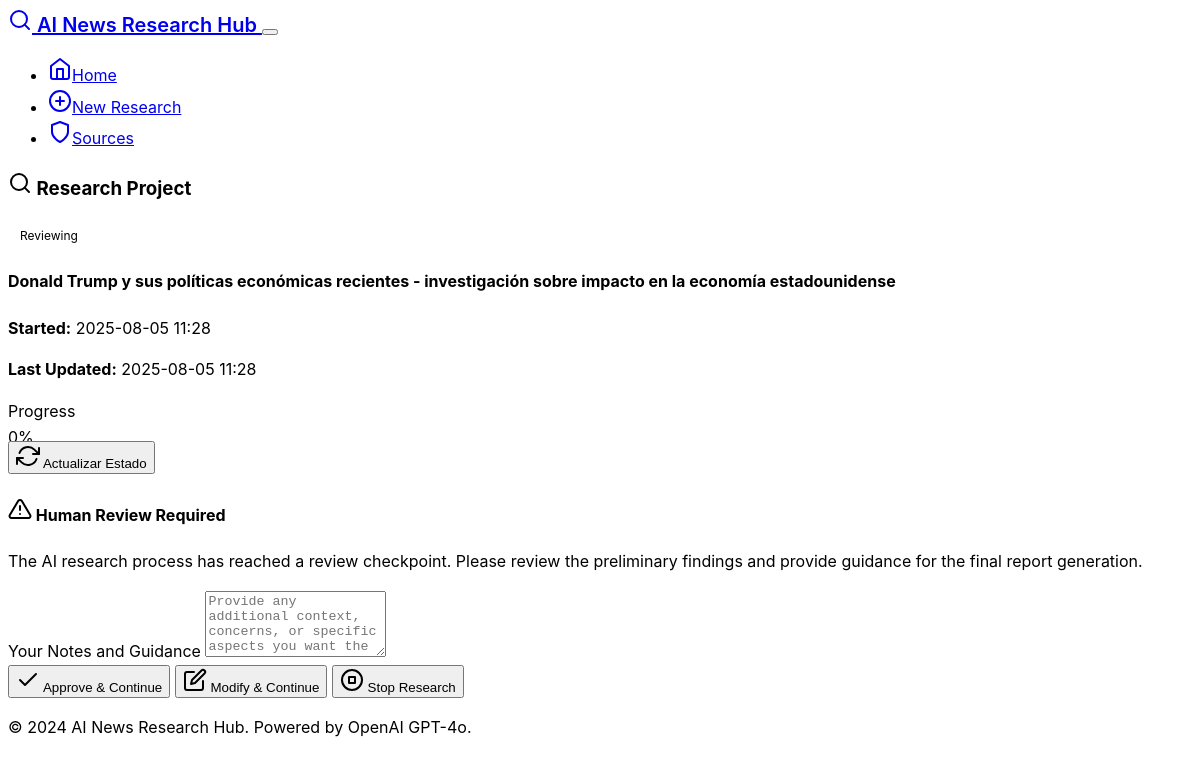
Screenshot of /project/2 with the database file from the repository.
### models.py (models this page shows)
class ResearchProject(db.Model):
    id = db.Column(db.Integer, primary_key=True)
    topic = db.Column(db.String(500), nullable=False)
    status = db.Column(db.String(50), default='initialized')  # initialized, analyzing, interviewing, reviewing, completed
    created_at = db.Column(db.DateTime, default=datetime.utcnow)
    updated_at = db.Column(db.DateTime, default=datetime.utcnow, onupdate=datetime.utcnow)
    final_report = db.Column(db.Text)
    human_notes = db.Column(db.Text)
    analysts = db.relationship('Analyst', backref='project', lazy=True, cascade='all, delete-orphan')
    interviews = db.relationship('Interview', backref='project', lazy=True, cascade='all, delete-orphan')

### routes.py (the view)
@app.route('/project/<int:project_id>')
def project_status(project_id):
    project = ResearchProject.query.get_or_404(project_id)
    analysts = Analyst.query.filter_by(project_id=project_id).all()
    interviews = Interview.query.filter_by(project_id=project_id).all()
    total_interviews = len(interviews)
    completed_interviews = len([i for i in interviews if i.status == 'completed'])
    progress = (completed_interviews / total_interviews * 100) if total_interviews > 0 else 0
    return render_template('research.html',
                         project=project,
                         analysts=analysts,
                         interviews=interviews,
                         progress=progress)

### templates/research.html (shortened to what this page needs)
{% extends "base.html" %}
{% block content %}
{% if not project %}
<div class="row">
    <div class="col-lg-8 mx-auto">
        <div class="card">
            <div class="card-header">
                <h3 class="mb-0">
                    <i data-feather="search" class="me-2"></i>
                    Start New Research Project
                </h3>
            </div>
            <div class="card-body">
                <form method="POST">
                    <div class="mb-4">
                        <label for="topic" class="form-label">Research Topic</label>
                        <textarea class="form-control form-control-lg"
                                  id="topic"
                                  name="topic"
                                  rows="3"
                                  placeholder="Enter the topic you want to research (e.g., 'Climate change impacts on agriculture', 'Latest developments in AI safety', 'COVID-19 vaccine effectiveness')"
                                  required></textarea>
                        <div class="form-text">
                            Be specific about what you want to investigate. The AI analysts will be specialized based on your topic.
                        </div>
                    </div>
                    <div class="d-grid">
                        <button type="submit" class="btn btn-primary btn-lg">
                            <i data-feather="play" class="me-2"></i>
                            Start Research
                        </button>
                    </div>
                </form>
            </div>
        </div>
        <div class="mt-5">
            <h4 class="mb-3">
                <i data-feather="info" class="me-2"></i>
                What Happens Next?
            </h4>
            <div class="list-group">
                <div class="list-group-item">
                    <div class="d-flex w-100 justify-content-between align-items-center">
                        <div>
                            <h6 class="mb-1">
                                <i data-feather="users" class="me-2 text-primary"></i>
                                AI Analyst Team Generation
                            </h6>
                            <p class="mb-1">Specialized AI analysts will be created based on your topic</p>
                        </div>
                    </div>
                </div>
                <div class="list-group-item">
                    <div class="d-flex w-100 justify-content-between align-items-center">
                        <div>
                            <h6 class="mb-1">
                                <i data-feather="message-square" class="me-2 text-primary"></i>
                                Expert Interview Process
                            </h6>
                            <p class="mb-1">Each analyst will interview relevant AI experts in parallel</p>
                        </div>
                    </div>
                </div>
                <div class="list-group-item">
                    <div class="d-flex w-100 justify-content-between align-items-center">
                        <div>
                            <h6 class="mb-1">
                                <i data-feather="eye" class="me-2 text-warning"></i>
                                Human Review Checkpoint
                            </h6>
                            <p class="mb-1">You'll have the opportunity to review and refine the process</p>
                        </div>
                    </div>
                </div>
                <div class="list-group-item">
                    <div class="d-flex w-100 justify-content-between align-items-center">
                        <div>
                            <h6 class="mb-1">
                                <i data-feather="file-text" class="me-2 text-success"></i>
                                Final Report Generation
                            </h6>
                            <p class="mb-1">AI Technical Writer compiles all insights into a comprehensive report</p>
                        </div>
                    </div>
                </div>
            </div>
        </div>
    </div>
</div>
{% else %}
<div class="row">
    <div class="col-12">
        <div class="card mb-4">
            <div class="card-header">
                <div class="d-flex justify-content-between align-items-center">
                    <h3 class="mb-0">
                        <i data-feather="search" class="me-2"></i>
                        Research Project
                    </h3>
                    <span class="badge fs-6
                        {% if project.status == 'completed' %}bg-success
                        {% elif project.status == 'error' %}bg-danger
                        {% elif project.status == 'reviewing' %}bg-warning
                        {% else %}bg-info{% endif %}">
                        {{ project.status.title() }}
                    </span>
                </div>
            </div>
            <div class="card-body">
                <h4 class="mb-3">{{ project.topic }}</h4>
                <div class="row">
                    <div class="col-md-6">
                        <p><strong>Started:</strong> {{ project.created_at.strftime('%Y-%m-%d %H:%M') }}</p>
                        <p><strong>Last Updated:</strong> {{ project.updated_at.strftime('%Y-%m-%d %H:%M') }}</p>
                    </div>
                    <div class="col-md-6">
                        {% if progress is defined %}
                        <div class="mb-3">
                            <label class="form-label">Progress</label>
                            <div class="progress">
                                <div class="progress-bar" style="width: {{ progress }}%">{{ "%.0f"|format(progress) }}%</div>
                            </div>
                        </div>
                        {% endif %}
                    </div>
                </div>
                <div class="mt-3">
                    <button type="button"
                            class="btn btn-outline-secondary"
                            onclick="refreshStatus()">
                        <i data-feather="refresh-cw" class="me-2"></i>
                        Actualizar Estado
                    </button>
                </div>
            </div>
        </div>
        {% if project.status == 'reviewing' %}
        <div class="card mb-4 border-warning">
            <div class="card-header bg-warning">
                <h4 class="mb-0 text-dark">
                    <i data-feather="alert-triangle" class="me-2"></i>
                    Human Review Required
                </h4>
            </div>
            <div class="card-body">
                <p class="mb-3">
                    The AI research process has reached a review checkpoint. Please review the preliminary findings
                    and provide guidance for the final report generation.
                </p>
                <form method="POST" action="{{ url_for('human_intervention', project_id=project.id) }}">
                    <div class="mb-3">
                        <label for="notes" class="form-label">Your Notes and Guidance</label>
                        <textarea class="form-control"
                                  id="notes"
                                  name="notes"
                                  rows="4"
                                  placeholder="Provide any additional context, concerns, or specific aspects you want the AI to focus on in the final report...">{{ project.human_notes or '' }}</textarea>
                    </div>
                    <div class="d-flex gap-2 flex-wrap">
                        <button type="submit" name="action" value="approve" class="btn btn-success">
                            <i data-feather="check" class="me-2"></i>
                            Approve & Continue
                        </button>
                        <button type="submit" name="action" value="modify" class="btn btn-warning">
                            <i data-feather="edit" class="me-2"></i>
                            Modify & Continue
                        </button>
                        <button type="submit" name="action" value="stop" class="btn btn-danger">
                            <i data-feather="stop-circle" class="me-2"></i>
                            Stop Research
                        </button>
                    </div>
                </form>
            </div>
        </div>
        {% endif %}
    </div>
</div>
{% endif %}
{% endblock %}

### static/css/style.css (style rules this page uses)
:root { --research-primary: #0066cc; --research-success: #28a745; --research-warning: #ffc107; --research-danger: #dc3545; --research-info: #17a2b8; }
body { font-family: -apple-system, BlinkMacSystemFont, 'Segoe UI', 'Roboto', 'Helvetica Neue', Arial, sans-serif; line-height: 1.6; }
.card { transition: transform 0.2s ease-in-out, box-shadow 0.2s ease-in-out; border-radius: 0.5rem; }
.progress { height: 1rem; }
.badge { font-size: 0.75rem; padding: 0.5rem 0.75rem; }
[data-bs-theme="dark"] .card { background-color: var(--bs-gray-800); }

### rows the page displays
ResearchProject: status "Reviewing", topic "Donald Trump y sus políticas económicas recientes - investigación sobre impacto en la economía estadounidense", created_at "2025-08-05 11:28", updated_at "2025-08-05 11:28"

### other values shown
{{ "%.0f"|format(progress) }} "0"
